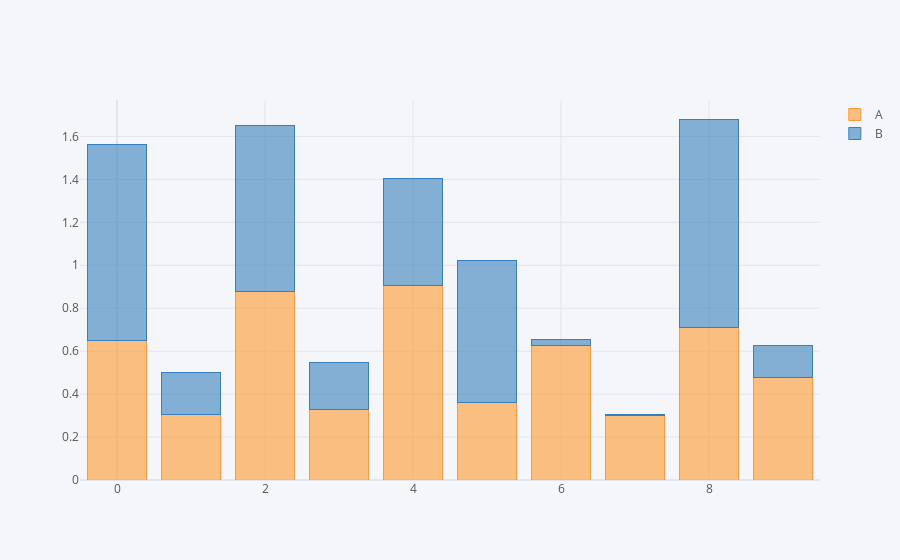

The code cell stored with this chart in its notebook:
### Code cell
df.iplot(kind='bar', barmode='stack') # barmode='stack' 은 누적 그래프

### Figure 1 — Plotly figure (JSON) as saved in the notebook; plotly's stock layout.template omitted (floating-point values rounded to 4 significant figures)
{"data": [{"marker": {"color": "rgba(255, 153, 51, 0.6)", "line": {"color": "rgba(255, 153, 51, 1.0)", "width": 1}}, "name": "A", "orientation": "v", "text": "", "type": "bar", "x": [0, 1, 2, 3, 4, 5, 6, 7, 8, 9], "y": [0.6486, 0.3039, 0.8782, 0.327, 0.9056, 0.3629, 0.6244, 0.3023, 0.7093, 0.4772]}, {"marker": {"color": "rgba(55, 128, 191, 0.6)", "line": {"color": "rgba(55, 128, 191, 1.0)", "width": 1}}, "name": "B", "orientation": "v", "text": "", "type": "bar", "x": [0, 1, 2, 3, 4, 5, 6, 7, 8, 9], "y": [0.9151, 0.1987, 0.7716, 0.2222, 0.4966, 0.6612, 0.03088, 0.004041, 0.9719, 0.1494]}], "layout": {"barmode": "stack", "legend": {"bgcolor": "#F5F6F9", "font": {"color": "#4D5663"}, "traceorder": "normal"}, "paper_bgcolor": "#F5F6F9", "plot_bgcolor": "#F5F6F9", "title": {"font": {"color": "#4D5663"}}, "xaxis": {"gridcolor": "#E1E5ED", "showgrid": true, "tickfont": {"color": "#4D5663"}, "title": {"font": {"color": "#4D5663"}, "text": ""}, "zerolinecolor": "#E1E5ED"}, "yaxis": {"gridcolor": "#E1E5ED", "showgrid": true, "tickfont": {"color": "#4D5663"}, "title": {"font": {"color": "#4D5663"}, "text": ""}, "zerolinecolor": "#E1E5ED"}}}
